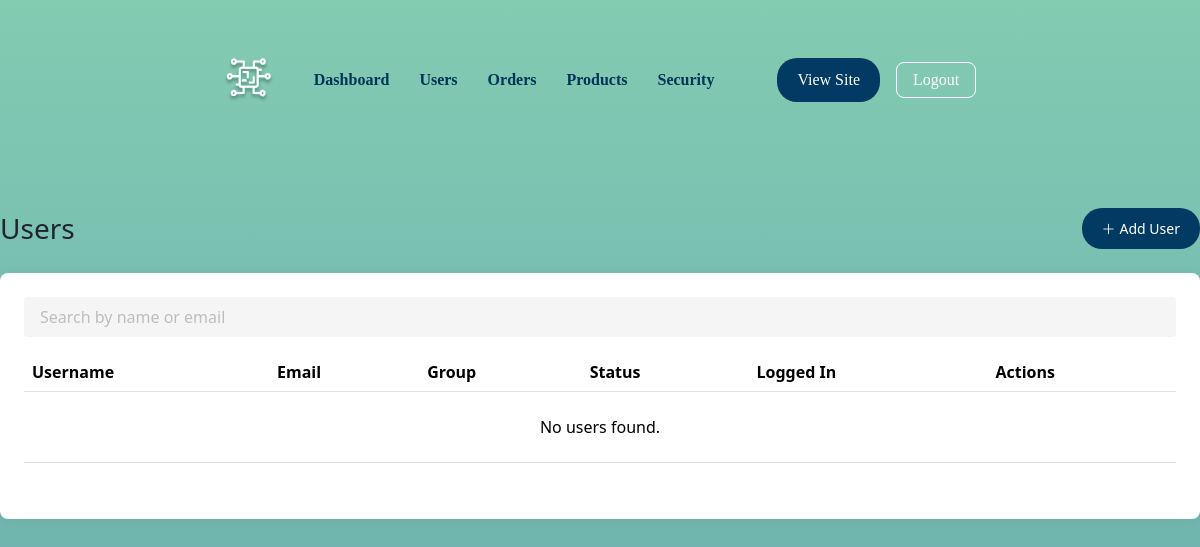
Page /pages/admin/users.php on the earlier database version.
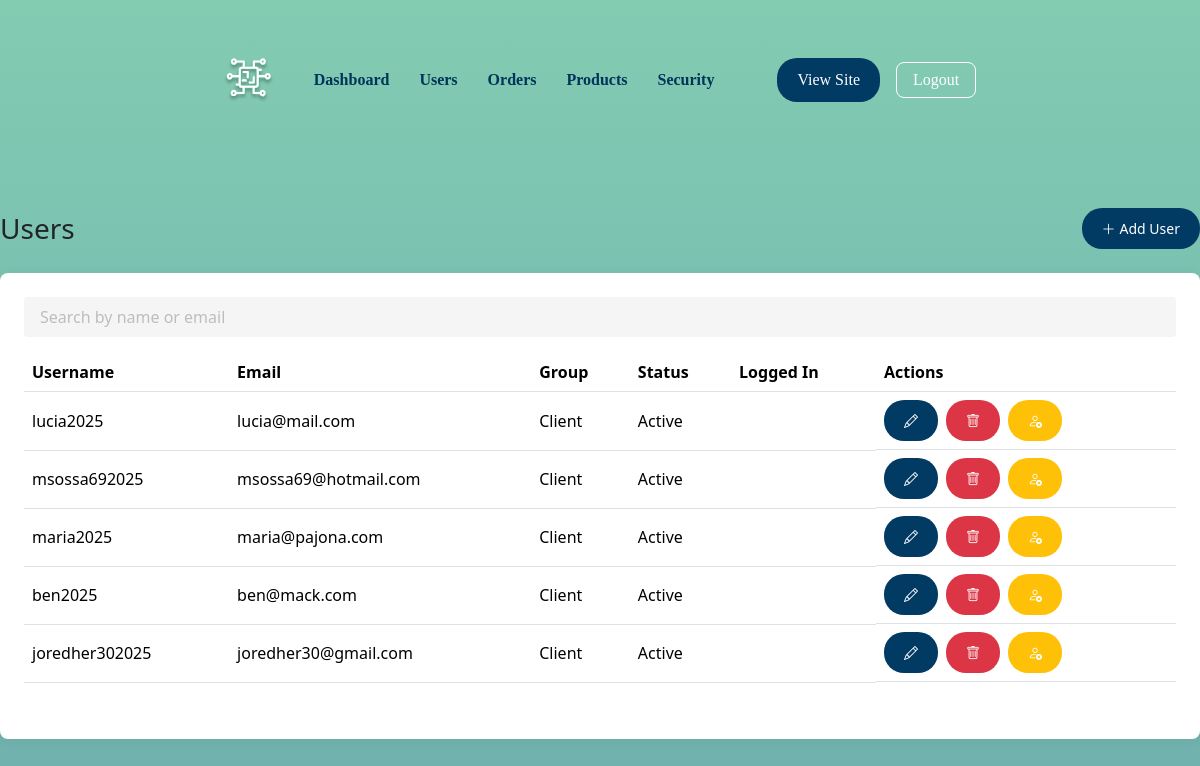
Same page on the later database version.
### tables this page shows
CREATE TABLE IF NOT EXISTS `lpa_users` (
  `lpa_users_ID` int NOT NULL AUTO_INCREMENT,
  `lpa_user_username` varchar(100) NOT NULL,
  `lpa_user_email` varchar(500) NOT NULL,
  `lpa_user_password` varchar(500) NOT NULL,
  `lpa_user_firstname` varchar(50) NOT NULL,
  `lpa_user_lastname` varchar(50) NOT NULL,
  `lpa_fk_user_group_ID` int NOT NULL,
  `validation_token` varchar(250) DEFAULT NULL,
  `token_created_at` datetime DEFAULT NULL,
  `lpa_user_status` char(1) DEFAULT 'A',
  `is_verified` tinyint DEFAULT '0',
  PRIMARY KEY (`lpa_users_ID`),
  UNIQUE KEY `lpa_user_username_UNIQUE` (`lpa_user_username`),
  UNIQUE KEY `lpa_user_email_UNIQUE` (`lpa_user_email`),
  KEY `fk_lpa_users_lpa_user_group1_idx` (`lpa_fk_user_group_ID`),
  CONSTRAINT `fk_lpa_users_lpa_user_group1` FOREIGN KEY (`lpa_fk_user_group_ID`) REFERENCES `lpa_user_group` (`lpa_user_group_ID`)
);

CREATE TABLE IF NOT EXISTS `lpa_user_group` (
  `lpa_user_group_ID` int NOT NULL AUTO_INCREMENT,
  `name` varchar(45) NOT NULL,
  PRIMARY KEY (`lpa_user_group_ID`),
  UNIQUE KEY `name_UNIQUE` (`name`)
);

### includes/config.php (called while the page is built, shortened)
<?php
class Database {
    private static $instance = null;
    private function __construct() {
        $env = parse_ini_file(__DIR__ . '/../.env');
        $dsn = "mysql:host={$env['DB_HOST']};dbname={$env['DB_NAME']};charset=utf8mb4";
        $options = [
            PDO::ATTR_ERRMODE => PDO::ERRMODE_EXCEPTION,
            PDO::ATTR_DEFAULT_FETCH_MODE => PDO::FETCH_ASSOC,
            PDO::ATTR_EMULATE_PREPARES => false,
        ];
        try {
            $this->conn = new PDO($dsn, $env['DB_USER'], $env['DB_PASS'], $options);
        } catch (PDOException $e) {
            die("❌ DB Connection failed: " . $e->getMessage());
        }
    }
    public static function getConnection(): PDO
    {
        if (!self::$instance) {
            self::$instance = new Database();
        }
        return self::$instance->conn;
    }
}

### repositories/BaseRepository.php (called while the page is built, shortened)
<?php
class BaseRepository
{
    public function __construct(string $table)
    {
        $this->conn = Database::getConnection();
        $this->table = $table;
    }
}

### repositories/UserRepository.php (called while the page is built, shortened)
<?php
class UserRepository extends BaseRepository
{
    public function countAll(string $search = '', string $status = ''): int
    {
        $sql = "SELECT COUNT(*) FROM {$this->table} u";
        $conditions = [];
        $params = [];
        $stmt = $this->conn->prepare($sql);
        $stmt->execute();
        return (int)$stmt->fetchColumn();
    }
    public function findPaginated(int $offset, int $limit, string $search = '', string $status = ''): array
    {
        $conditions = [];
        $params = [':offset' => $offset, ':limit' => $limit];
        $where = $conditions ? 'WHERE ' . implode(' AND ', $conditions) : '';
        $sql = "SELECT u.*, g.name AS group_name
                FROM {$this->table} u
                JOIN lpa_user_group g ON g.lpa_user_group_ID = u.lpa_fk_user_group_ID
                {$where}
                ORDER BY u.lpa_users_ID DESC
                LIMIT :offset, :limit";
        $stmt = $this->conn->prepare($sql);
        foreach ($params as $key => $val) {
            $stmt->bindValue($key, $val, is_int($val) ? PDO::PARAM_INT : PDO::PARAM_STR);
        }
        $stmt->execute();
        return $stmt->fetchAll();
    }
}

### pages/admin/users.php (the view, shortened to what the changed rows need)
<?php
$repo = new UserRepository();
$searchTerm   = trim($_GET['search'] ?? '');
$pageNum  = isset($_GET['page_num']) && is_numeric($_GET['page_num']) ? (int)$_GET['page_num'] : 1;
$pageSize = 10;
$offset   = ($pageNum - 1) * $pageSize;
$total    = $repo->countAll($searchTerm);
$users = $repo->findPaginated($offset, $pageSize, $searchTerm);
function renderRows(array $users, int $currentId): string {
    foreach ($users as $user) {
        $isSelf = (int)$user['lpa_users_ID'] === $currentId;
        ?>
        <tr data-status="<?= htmlspecialchars($user['lpa_user_status'], ENT_QUOTES) ?>">
            <td class="user-username"><?= htmlspecialchars($user['lpa_user_username']) ?></td>
            <td class="user-email"><?= htmlspecialchars($user['lpa_user_email']) ?></td>
            <td><?= htmlspecialchars($user['group_name']) ?></td>
            <td class="user-status"><?= htmlspecialchars(statusLabel($user['lpa_user_status'])) ?></td>
            <td class="text-center">
            </td>
            <td class="d-flex flex-wrap gap-1">
                <?php if ($isSelf): ?>
                    <a href="/profile" class="btn btn-sm btn-primary text-white me-1 icon-btn" data-bs-toggle="tooltip" title="My Account"><i class="bi bi-person"></i></a>
                <?php else: ?>
                    <button type="button" class="btn btn-sm btn-primary text-white me-1 edit-user icon-btn" data-bs-toggle="tooltip" title="Edit"
                            data-id="<?= $user['lpa_users_ID'] ?>"
                            data-username="<?= htmlspecialchars($user['lpa_user_username'], ENT_QUOTES) ?>"
                            data-email="<?= htmlspecialchars($user['lpa_user_email'], ENT_QUOTES) ?>"
                            data-firstname="<?= htmlspecialchars($user['lpa_user_firstname'], ENT_QUOTES) ?>"
                            data-lastname="<?= htmlspecialchars($user['lpa_user_lastname'], ENT_QUOTES) ?>"
                            data-group="<?= htmlspecialchars($user['lpa_fk_user_group_ID'], ENT_QUOTES) ?>"
                            data-status="<?= htmlspecialchars($user['lpa_user_status'], ENT_QUOTES) ?>">
                        <i class="bi bi-pencil"></i></button>
                    <a href="/admin.users?delete=<?= $user['lpa_users_ID'] ?>" class="btn btn-sm btn-danger text-white me-1 delete-user icon-btn" data-bs-toggle="tooltip" title="Delete" data-name="<?= htmlspecialchars($user['lpa_user_username'], ENT_QUOTES) ?>"><i class="bi bi-trash"></i></a>
                    <?php if ($user['lpa_user_status'] === 'I'): ?>
                        <a href="/admin.users?activate=<?= $user['lpa_users_ID'] ?>" class="btn btn-sm btn-success text-white me-1 activate-user icon-btn" data-bs-toggle="tooltip" title="Activate" data-name="<?= htmlspecialchars($user['lpa_user_username'], ENT_QUOTES) ?>"><i class="bi bi-person-check"></i></a>
                    <?php else: ?>
                        <a href="/admin.users?deactivate=<?= $user['lpa_users_ID'] ?>" class="btn btn-sm btn-warning text-white me-1 deactivate-user icon-btn" data-bs-toggle="tooltip" title="Deactivate" data-name="<?= htmlspecialchars($user['lpa_user_username'], ENT_QUOTES) ?>"><i class="bi bi-person-x"></i></a>
                    <?php endif; ?>
                <?php endif; ?>
            </td>
        </tr>
        <?php
    }
    return ob_get_clean();
}
$rowsHtml = $users
    ? renderRows($users, (int)($_SESSION['user']['id'] ?? 0))
    : '<tr class="no-results"><td colspan="6" class="text-center py-4">No users found.</td></tr>';
function statusLabel($code) {
    return $code === 'A' ? 'Active' : 'Inactive';
}
?>
<div class="container-account">
    <div class="d-flex flex-column flex-sm-row justify-content-between align-items-start align-items-sm-center gap-2 mb-4">
        <h1 class="h3 mb-0">Users</h1>
    </div>
    <div class="bg-white rounded shadow-sm p-4">
        <div class="table-responsive">
            <table class="table align-middle">
                <thead>
                <tr>
                    <th>Username</th>
                    <th>Email</th>
                    <th>Group</th>
                    <th>Status</th>
                    <th>Logged In</th>
                    <th>Actions</th>
                </tr>
                </thead>
                <tbody id="user-rows">
                <?= $rowsHtml ?>
                </tbody>
            </table>
        </div>
    </div>
</div>
<?php
include 'includes/admin/layout.php';

### includes/admin/header.php (shortened to what the changed rows need)
<?php
$uri = $_SERVER['REQUEST_URI'] ?? '/admin';
$links = [
    '/admin' => 'Dashboard',
    '/admin.users' => 'Users',
    '/admin.orders' => 'Orders',
    '/admin.products' => 'Products',
    '/admin.security' => 'Security',
];
$style = 'text-decoration-none';
?>
<header class="header">
    <div class="logo-nav">
        <nav class="navigation">
            <?php foreach ($links as $route => $label): ?>
                <a href="<?= $route ?>" class="<?= strtolower($uri) === strtolower($route) ? 'text-color-selection text-decoration-underline' : $style ?>">
                    <?= htmlspecialchars($label) ?>
                </a>
            <?php endforeach; ?>
        </nav>
    </div>
</header>

Differences in the rows shown:
added lpa_users: lpa_user_username "lucia2025", lpa_user_email "lucia@mail.com", lpa_fk_user_group_ID.name "Client", lpa_user_status "Active"
added lpa_users: lpa_user_username "msossa692025", lpa_user_email "msossa69@hotmail.com", lpa_fk_user_group_ID.name "Client", lpa_user_status "Active"
added lpa_users: lpa_user_username "maria2025", lpa_user_email "maria@pajona.com", lpa_fk_user_group_ID.name "Client", lpa_user_status "Active"
added lpa_users: lpa_user_username "ben2025", lpa_user_email "ben@mack.com", lpa_fk_user_group_ID.name "Client", lpa_user_status "Active"
added lpa_users: lpa_user_username "joredher302025", lpa_user_email "joredher30@gmail.com", lpa_fk_user_group_ID.name "Client", lpa_user_status "Active"
Other differences:
text no longer shown: "No users found."
